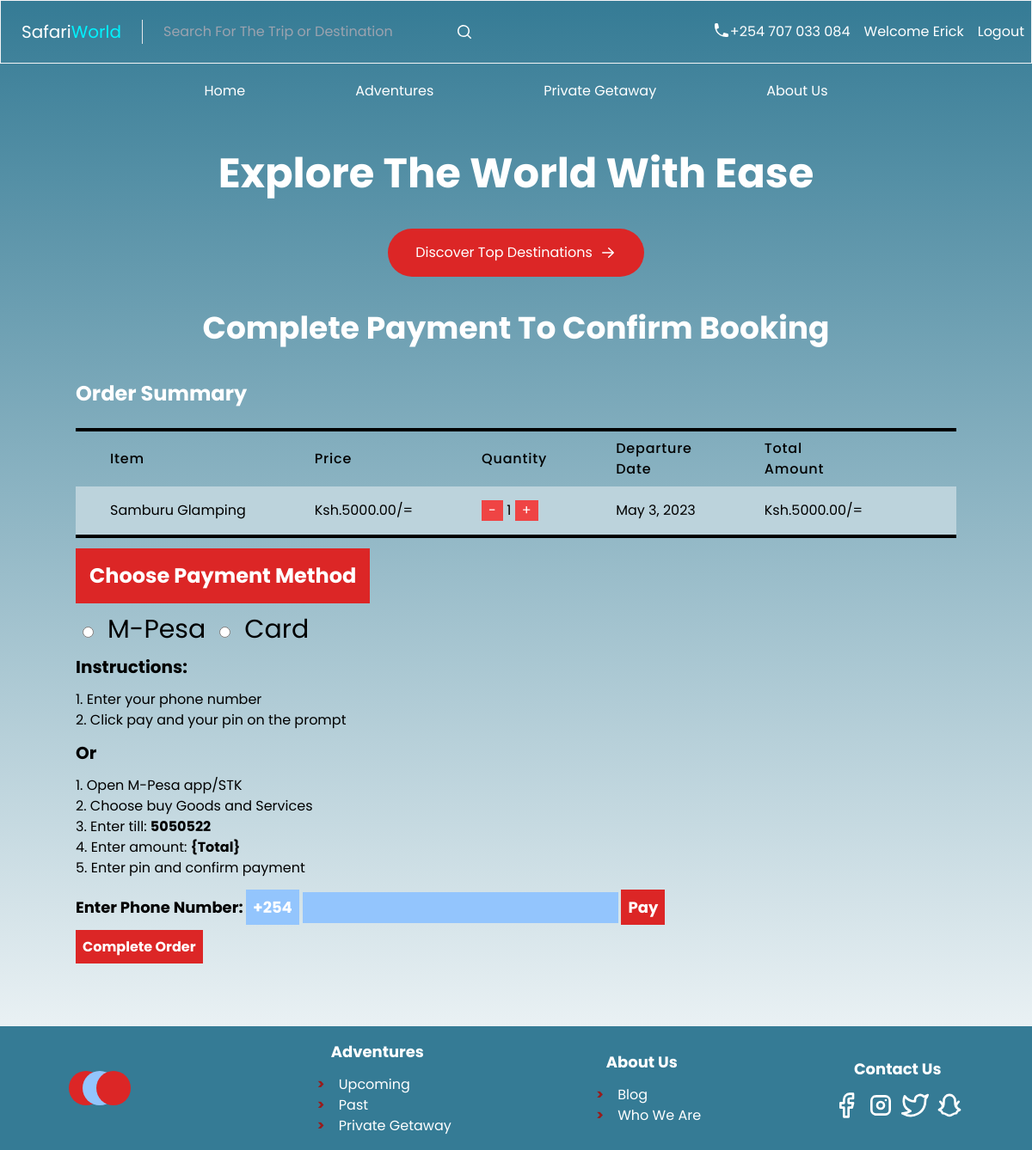
Before: /210d935b-5c6f-442e-8c83-9ef3c514a730/order (signed in) with the older database file.
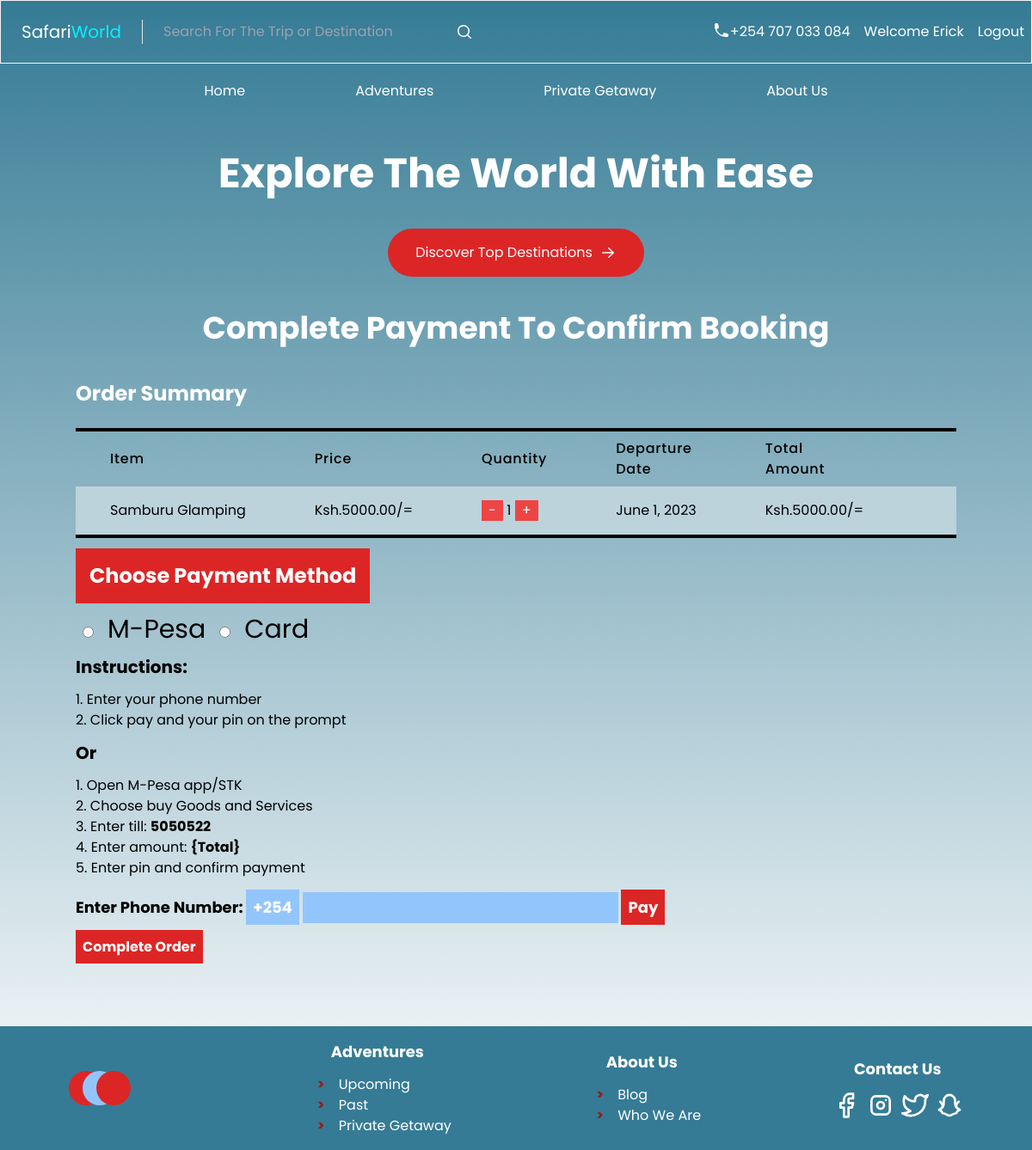
After: the same page with the newer database file.
### booking/models.py (models this page shows, shortened)
class BaseModel(models.Model):
    id = models.UUIDField(primary_key=True, default=uuid.uuid4, editable=False)
    created_at = models.DateTimeField(auto_now_add=True)
    updated_at = models.DateTimeField(auto_now=True)
    class Meta:
        abstract = True

class Adventure(BaseModel):
    name = models.CharField(max_length=250)
    place_id = models.ForeignKey(Place, on_delete=models.SET_NULL, null=True, related_name='adventures')
    description = models.CharField(max_length=1024)
    departure_date = models.DateField()
    return_date = models.DateField()
    price = models.DecimalField(max_digits=10, decimal_places=2)
    slots = models.IntegerField()
    age_limit = models.IntegerField(default=0)
    activities = models.CharField(max_length=250)
    image = models.FileField(upload_to='images', null=True)

### booking/views.py (the view)
# urls.py: path('<str:id>/order', views.order_page, name='order'),
@login_required
def order_page(request, id):
    adventure = Adventure.objects.get(id=id)
    context = {'adventure': adventure}
    return render(request, 'booking/order.html', context)

### booking/templates/booking/order.html (shortened to what this page needs)
{% extends 'booking/base.html' %} {% block content %}
<section class="flex-column items-center max-w-screen-lg mx-auto">
  <h1 class="text-white text-center text-2xl md:text-4xl font-bold my-10">
    Complete Payment To Confirm Booking
  </h1>
  <h3 class="font-bold text-2xl my-6 text-white">Order Summary</h3>
  <div>
    <div class="overflow-x-auto">
      <table class="w-full text-black border-black border-t-4 border-b-4">
        <thead>
          <tr>
            <th
              class="px-10 py-2 bg-transparent text-left text-l font-medium tracking-wider"
            >
              Item
            </th>
            <th
              class="px-10 py-2 bg-transparent text-left text-l font-medium tracking-wider"
            >
              Price
            </th>
            <th
              class="px-10 py-2 bg-transparent text-left text-l font-medium tracking-wider"
            >
              Quantity
            </th>
            <th
              class="px-10 py-2 bg-transparent text-left text-l font-medium tracking-wider"
            >
              Departure Date
            </th>
            <th
              class="px-10 py-2 bg-transparent text-left text-l font-medium tracking-wider"
            >
              Total Amount
            </th>
          </tr>
        </thead>
        <tbody class="" style="background-color: #bcd3dc">
          <tr>
            <td id="adventure" class="px-10 py-4 whitespace-nowrap">{{ adventure.name }}</td>
            <td class="px-10 py-4 whitespace-nowrap">
              <span>Ksh.</span><span id="price">{{ adventure.price }}<span>/=</span>
            </td>
            <td class="px-10 py-4 whitespace-nowrap">
              <button
                type="button"
                class="bg-red-500 px-2 text-center text-white"
                id="minus"
              >
                -
              </button>
              <span id="quantity">1</span>
              <button
                type="button"
                class="bg-red-500 px-2 text-center text-white"
                id="plus"
              >
                +
              </button>
            </td>
            <td class="px-10 py-4 whitespace-nowrap"> {{ adventure.departure_date }} </td>
            <td class="px-10 py-4 whitespace-nowrap">
              <span>Ksh.</span><span id="total">{{ adventure.price }}</span><span>/=</span>
            </td>
            <td class="px-10 py-4 whitespace-nowrap"></td>
          </tr>
        </tbody>
      </table>
    </div>
    <h2 class="text-white text-2xl bg-red-600 my-3 p-4 w-fit font-bold">
      Choose Payment Method
    </h2>
    <div class="text-3xl">
      <input
        class="mx-2"
        type="radio"
        id="mpesa"
        name="payments"
        value="M-Pesa"
      />
      <label for="mpesa">M-Pesa</label>
      <input class="mx-2" type="radio" id="card" name="payments" value="Card" />
      <label for="card">Card</label>
    </div>
    <p class="text-xl font-bold my-3">Instructions:</p>
    <ol class="list-decimal list-inside">
      <li>Enter your phone number</li>
      <li>Click pay and your pin on the prompt</li>
    </ol>
    <p class="text-xl font-bold my-3">Or</p>
    <ol class="list-decimal list-inside">
      <li>Open M-Pesa app/STK</li>
      <li>Choose buy Goods and Services</li>
      <li>Enter till: <strong>5050522</strong></li>
      <li>Enter amount: <strong>{Total}</strong></li>
      <li>Enter pin and confirm payment</li>
    </ol>
    <div class="my-4 text-lg font-bold">
      <label for="tel">Enter Phone Number: </label>
      <span class="bg-blue-300 p-2 text-white">+254</span>
      <input
        class="bg-blue-300 p-1 text-white focus:outline-none"
        type="text"
        id="tel"
      />
      <a class="bg-red-600 text-white font-xl p-2" href="#">Pay</a>
    </div>
    <a id="confirm" class="bg-red-600 text-white font-xl p-2 font-bold"
      >Complete Order</a
    >
  </div>
</section>
{% endblock %}

Changed rows visible on the page:
changed Adventure "Samburu Glamping": departure_date "May 3, 2023" → "June 1, 2023"
